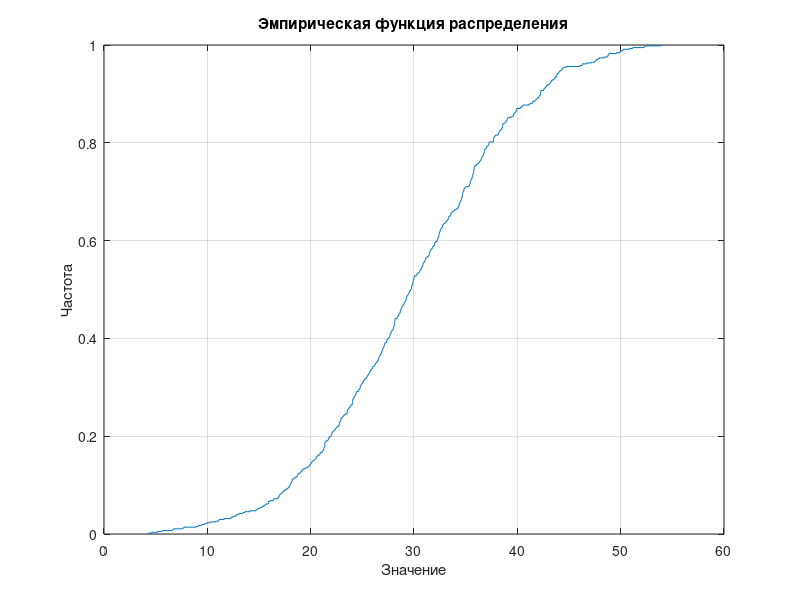

Write MATLAB code to recreate this figure. (Note: this script raises an error after producing the figure.)
clc; clear; close all;

%% Скриншот окна Viev Data Set (1 скрин)
%% dftool скрин из Apply (2 скрина)

%% Бланк исходный, 



%% 1. Генерация 140 значений дискретной случайной величины Bi(8, 0.7)

X_bin = binornd(8, 0.7, [140, 1]);

%% 2. Генерация 570 значений непрерывной случайной величины N(30, 9)
mu_norm = 30; % математическое ожидание
sigma_norm = 9; % стандартное отклонение
X_norm = normrnd(mu_norm, sigma_norm, [570, 1]);

%% 3.
mean_X = mean(X_norm); % математическое ожидание
fprintf('Математическое ожидание: %.4f\n', mean_X);
median_X = median(X_norm); % медиана
fprintf('Медиана: %.4f\n', median_X);
var_X = var(X_norm); % дисперсия
fprintf('Дисперсия: %.4f\n', var_X);
std_X = std(X_norm); % стандартное отклонение
fprintf('СКО: %.4f\n', std_X);
cv_X = std_X / mean_X * 100; % коэффициент вариации
fprintf('Коэффициент вариации: %.4f\n', cv_X);
range_X = max(X_norm) - min(X_norm); % размах
fprintf('Размах: %.4f\n', range_X);
interdecile_range = quantile(X_norm, 0.9) - quantile(X_norm, 0.1); % интердецильный размах
fprintf('Интердецильный размах: %.4f\n', interdecile_range);
skew_X = skewness(X_norm); % коэффициент асимметрии
fprintf('Коэффициент асимметрии: %.4f\n', skew_X);
kurt_X = kurtosis(X_norm) - 3; % коэффициент эксцесса
fprintf('Коэффициент эксцесса: %.4f\n', kurt_X);

%% 4. Построение эмпирической функции распределения
figure;
ecdf(X_norm);
title('Эмпирическая функция распределения');
xlabel('Значение');
ylabel('Частота');
grid on;

%% 5. Оценка параметров методом максимального правдоподобия и проверка критерием Колмогорова-Смирнова
% Оценка наибольшего правдоподобия нормального распределения
[mu_norm, sigma_norm] = normfit(X_norm);

% Проверка критерием Колмогорова-Смирнова. 
FR_norm = normcdf(X_norm, mu_norm, sigma_norm);
[h_norm, p_norm] = kstest(X_norm, [X_norm, FR_norm], 0.05);

if h_norm == 1
    fprintf('Норм. распр.: Гипотеза отвергнута: h: %.1f, p: %.4f\n', h_norm, p_norm);
else
    fprintf('Норм. распр.: Гипотеза принята: h: %.1f, p: %.4f\n', h_norm, p_norm);
end

% Проверка логнормального распределения
FR_logn = logncdf(X_norm, mu_norm, sigma_norm);
[h_logn, p_logn] = kstest(X_norm, [X_norm, FR_logn], 0.05);

if h_logn == 1
    fprintf('Логнорм. распр.: Гипотеза отвергнута: h: %.1f, p: %.4f\n', h_logn, p_logn);
else
    fprintf('Логнорм. распр.: Гипотеза принята: h: %.1f, p: %.4f\n', h_logn, p_logn);
end

%% 6. Интерактивный анализ распределения

% Параметры для логнормального распределения на основе норм. распределения
param_hat = mle(X_norm, 'distribution', 'lognormal');
mu_logn = param_hat(1);
sigma_logn = param_hat(2);

x_vals = linspace(min(X_norm), max(X_norm), 100);

pdf_logn = lognpdf(x_vals, mu_logn, sigma_logn);
pdf_norm = normpdf(x_vals, mean(X_norm), std(X_norm));

% Гистограмма
figure;
histogram(X_norm, 'Normalization', 'pdf', 'FaceAlpha', 0.6);
hold on;

plot(x_vals, pdf_norm, 'b--', 'LineWidth', 2);
plot(x_vals, pdf_logn, 'r-', 'LineWidth', 2);

legend('Гистограмма данных', 'Логнормальное', 'Нормальное', 'Location', 'best');
title('Нормальное и логнормальное распределения');
xlabel('Значения'); ylabel('Плотность');
hold off;

%% 7.
N_samples = [100, 1000, 10000, 100000];
N_bins = [7, 17, 117, 137];

figure;
for i = 1:length(N_samples)
    X_large = normrnd(mu_norm, sigma_norm, [N_samples(i), 1]);
    subplot(2, 2, i);
    histogram(X_large, N_bins(i));
    title(sprintf('Знач = %d, Классов = %d', N_samples(i), N_bins(i)));
    xlabel('Значение');
    ylabel('Частота');
    grid on;
end
